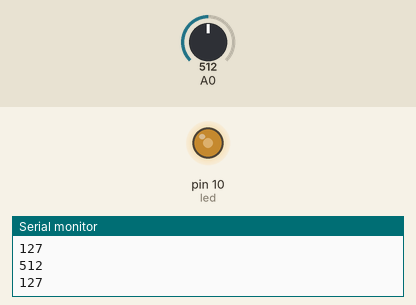
The sketch below on a simulated Arduino Uno, built with avr-gcc and run on an emulated ATmega328P. Parts: output pins drawn as LEDs (lit = HIGH), the last lines printed to the serial monitor. The inputs (shaded band) are chosen by the test bench; at power-on: A0 = 512.

Above: at 1.2 s.
1.3 s: A0 set to 716
At 2.8 s:
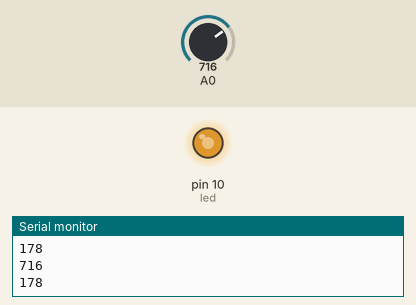
3.1 s: A0 set to 900
At 4.6 s:
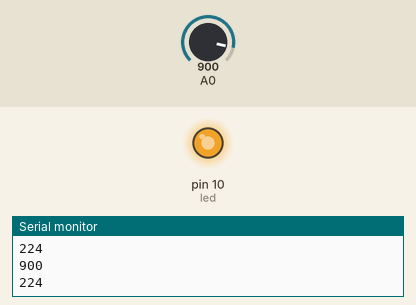
4.9 s: A0 set to 122
At 6.2 s:
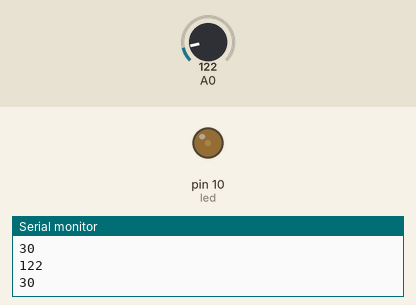
6.7 s: A0 set to 511
At 7.7 s:
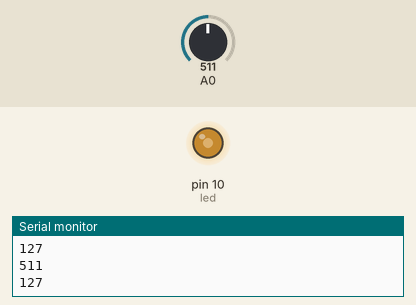
Timing chart, 0 to 9.5 s (numbered marks = the images above; inputs shaded):
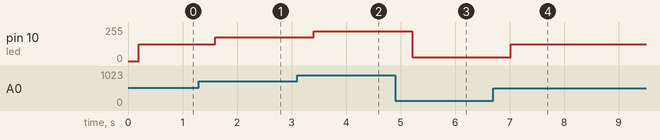

Measured:
- after the input at 1.3 s, pin 10 (led): 127/255 → 178/255 after 0.30 s
- after the input at 3.1 s, pin 10 (led): 178/255 → 224/255 after 0.31 s
- after the input at 4.9 s, pin 10 (led): 224/255 → 30/255 after 0.31 s
- after the input at 6.7 s, pin 10 (led): 30/255 → 127/255 after 0.32 s

The sketch:

sketch_jan19a.ino
```cpp
int led=10;
void setup() {
  pinMode (led,OUTPUT);
  Serial.begin(9600);  //Mở cổng Serial để giap tiếp | tham khảo Serial
}

void loop() {
  int value = analogRead(A0);   //đọc giá trị điện áp ở chân A0
                                //(value luôn nằm trong khoảng 0-1023)
  Serial.println(value);        //xuất ra giá trị vừa đọc

  int voltage;
  voltage = map(value,0,1023,0,255);   //chuyển thang đo của value
                                        //từ 0-1023 sang 0-5000 (mV)
  Serial.println(voltage);              //xuất ra điện áp (đơn vị là mV)

  Serial.println();     //xuống hàng
  delay(200);           //đợi 0.2 giây
  analogWrite(led, voltage);
}
```
